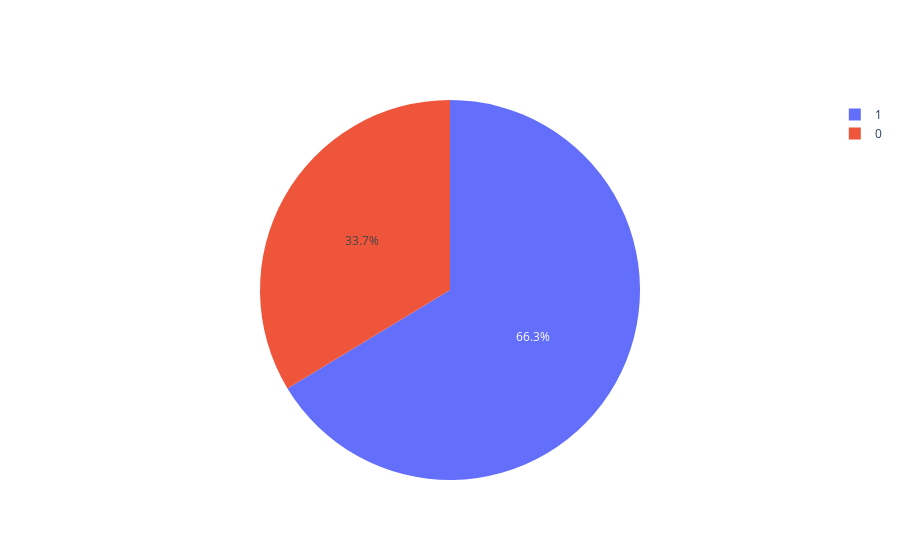

The code cell stored with this chart in its notebook:
### Code cell
lab=final_data['Survived'].value_counts().keys().tolist()
val=final_data['Survived'].value_counts().values.tolist()
trace=go.Pie(labels=lab,values=val)
fig=go.Figure(data=[trace])
iplot(fig)

### Figure 1 — Plotly figure (JSON) as saved in the notebook; plotly's stock layout.template omitted (floating-point values rounded to 4 significant figures)
{"data": [{"labels": [1, 0], "type": "pie", "values": [134, 68]}], "layout": {"autosize": true}}
